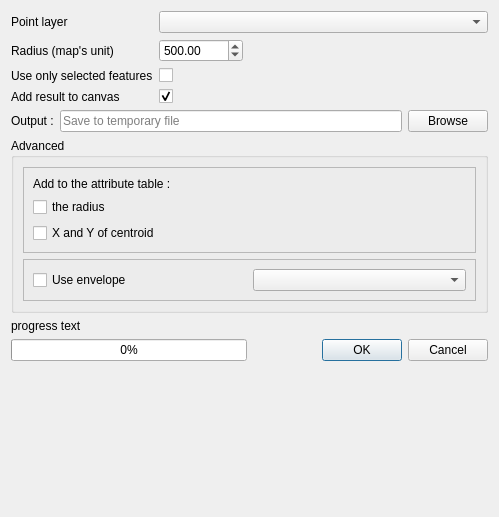
<?xml version="1.0" encoding="UTF-8"?>
<ui version="4.0">
 <class>Blur</class>
 <widget class="QWidget" name="Blur">
  <property name="geometry">
   <rect>
    <x>0</x>
    <y>0</y>
    <width>499</width>
    <height>517</height>
   </rect>
  </property>
  <property name="windowTitle">
   <string notr="true">Form</string>
  </property>
  <layout class="QVBoxLayout" name="verticalLayout">
   <item>
    <layout class="QFormLayout" name="formLayout">
     <property name="fieldGrowthPolicy">
      <enum>QFormLayout::ExpandingFieldsGrow</enum>
     </property>
     <item row="3" column="0">
      <widget class="QLabel" name="label_4">
       <property name="text">
        <string>Radius (map's unit)</string>
       </property>
      </widget>
     </item>
     <item row="4" column="0">
      <widget class="QLabel" name="label_5">
       <property name="text">
        <string>Use only selected features</string>
       </property>
      </widget>
     </item>
     <item row="4" column="1">
      <widget class="QCheckBox" name="checkBox_selectedOnlyFeatures">
       <property name="text">
        <string/>
       </property>
      </widget>
     </item>
     <item row="5" column="0">
      <widget class="QLabel" name="label_6">
       <property name="text">
        <string>Add result to canvas</string>
       </property>
      </widget>
     </item>
     <item row="5" column="1">
      <widget class="QCheckBox" name="checkBox_addToMap">
       <property name="text">
        <string/>
       </property>
       <property name="checked">
        <bool>true</bool>
       </property>
      </widget>
     </item>
     <item row="1" column="0">
      <widget class="QLabel" name="label_3">
       <property name="text">
        <string>Point layer</string>
       </property>
      </widget>
     </item>
     <item row="1" column="1">
      <layout class="QHBoxLayout" name="horizontalLayout_2">
       <item>
        <widget class="QgsMapLayerComboBox" name="comboBox_layerToBlur">
         <property name="sizePolicy">
          <sizepolicy hsizetype="Expanding" vsizetype="Fixed">
           <horstretch>0</horstretch>
           <verstretch>0</verstretch>
          </sizepolicy>
         </property>
        </widget>
       </item>
      </layout>
     </item>
     <item row="3" column="1">
      <widget class="QDoubleSpinBox" name="spinBox_radius">
       <property name="minimum">
        <double>0.000000000000000</double>
       </property>
       <property name="maximum">
        <double>999999999.000000000000000</double>
       </property>
       <property name="singleStep">
        <double>50.000000000000000</double>
       </property>
       <property name="value">
        <double>500.000000000000000</double>
       </property>
      </widget>
     </item>
    </layout>
   </item>
   <item>
    <layout class="QHBoxLayout" name="horizontalLayout">
     <item>
      <widget class="QLabel" name="label_7">
       <property name="text">
        <string>Output :</string>
       </property>
      </widget>
     </item>
     <item>
      <widget class="QLineEdit" name="lineEdit_outputFile">
       <property name="enabled">
        <bool>true</bool>
       </property>
       <property name="inputMask">
        <string/>
       </property>
       <property name="text">
        <string/>
       </property>
       <property name="placeholderText">
        <string>Save to temporary file</string>
       </property>
      </widget>
     </item>
     <item>
      <widget class="QPushButton" name="pushButton_browseFolder">
       <property name="text">
        <string>Browse</string>
       </property>
      </widget>
     </item>
    </layout>
   </item>
   <item>
    <widget class="QgsCollapsibleGroupBox" name="groupBox_advanced">
     <property name="title">
      <string>Advanced</string>
     </property>
     <property name="collapsed">
      <bool>false</bool>
     </property>
     <layout class="QVBoxLayout" name="verticalLayout_4">
      <item>
       <widget class="QFrame" name="frame">
        <property name="sizePolicy">
         <sizepolicy hsizetype="Expanding" vsizetype="Preferred">
          <horstretch>0</horstretch>
          <verstretch>0</verstretch>
         </sizepolicy>
        </property>
        <property name="frameShape">
         <enum>QFrame::StyledPanel</enum>
        </property>
        <property name="frameShadow">
         <enum>QFrame::Raised</enum>
        </property>
        <layout class="QVBoxLayout" name="verticalLayout_2">
         <item>
          <widget class="QLabel" name="label_8">
           <property name="text">
            <string>Add to the attribute table :</string>
           </property>
          </widget>
         </item>
         <item>
          <widget class="QCheckBox" name="checkBox_exportRadius">
           <property name="text">
            <string>the radius</string>
           </property>
          </widget>
         </item>
         <item>
          <widget class="QCheckBox" name="checkBox_exportCentroid">
           <property name="text">
            <string>X and Y of centroid</string>
           </property>
          </widget>
         </item>
        </layout>
       </widget>
      </item>
      <item>
       <widget class="QFrame" name="frame_2">
        <property name="sizePolicy">
         <sizepolicy hsizetype="Expanding" vsizetype="Preferred">
          <horstretch>0</horstretch>
          <verstretch>0</verstretch>
         </sizepolicy>
        </property>
        <property name="frameShape">
         <enum>QFrame::StyledPanel</enum>
        </property>
        <property name="frameShadow">
         <enum>QFrame::Raised</enum>
        </property>
        <layout class="QVBoxLayout" name="verticalLayout_3">
         <item>
          <layout class="QHBoxLayout" name="horizontalLayout_3">
           <item>
            <widget class="QCheckBox" name="checkBox_envelope">
             <property name="text">
              <string>Use envelope</string>
             </property>
            </widget>
           </item>
           <item>
            <widget class="QgsMapLayerComboBox" name="comboBox_envelope"/>
           </item>
          </layout>
         </item>
        </layout>
       </widget>
      </item>
     </layout>
    </widget>
   </item>
   <item>
    <widget class="QLabel" name="label_progress">
     <property name="text">
      <string notr="true">progress text</string>
     </property>
    </widget>
   </item>
   <item>
    <layout class="QHBoxLayout" name="horizontalLayout_4">
     <item>
      <widget class="QProgressBar" name="progressBar_blur">
       <property name="value">
        <number>0</number>
       </property>
       <property name="orientation">
        <enum>Qt::Horizontal</enum>
       </property>
      </widget>
     </item>
     <item>
      <widget class="QDialogButtonBox" name="buttonBox_blur">
       <property name="standardButtons">
        <set>QDialogButtonBox::Cancel|QDialogButtonBox::Ok</set>
       </property>
      </widget>
     </item>
    </layout>
   </item>
   <item>
    <spacer name="verticalSpacer">
     <property name="orientation">
      <enum>Qt::Vertical</enum>
     </property>
     <property name="sizeHint" stdset="0">
      <size>
       <width>17</width>
       <height>66</height>
      </size>
     </property>
    </spacer>
   </item>
  </layout>
 </widget>
 <customwidgets>
  <customwidget>
   <class>QgsCollapsibleGroupBox</class>
   <extends>QGroupBox</extends>
   <header>qgscollapsiblegroupbox.h</header>
   <container>1</container>
  </customwidget>
  <customwidget>
   <class>QgsMapLayerComboBox</class>
   <extends>QComboBox</extends>
   <header>qgsmaplayercombobox.h</header>
  </customwidget>
 </customwidgets>
 <resources>
  <include location="../../resources/resources.qrc"/>
 </resources>
 <connections>
  <connection>
   <sender>checkBox_envelope</sender>
   <signal>toggled(bool)</signal>
   <receiver>comboBox_envelope</receiver>
   <slot>setEnabled(bool)</slot>
   <hints>
    <hint type="sourcelabel">
     <x>133</x>
     <y>316</y>
    </hint>
    <hint type="destinationlabel">
     <x>365</x>
     <y>316</y>
    </hint>
   </hints>
  </connection>
 </connections>
</ui>
